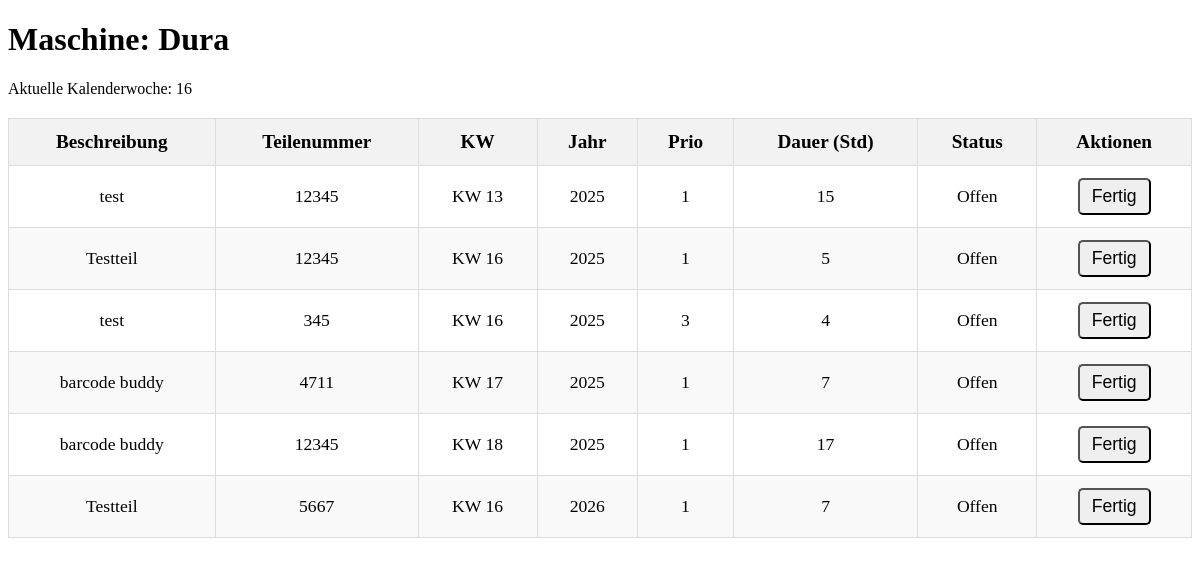
Before: /maschine/1 with the older database file.
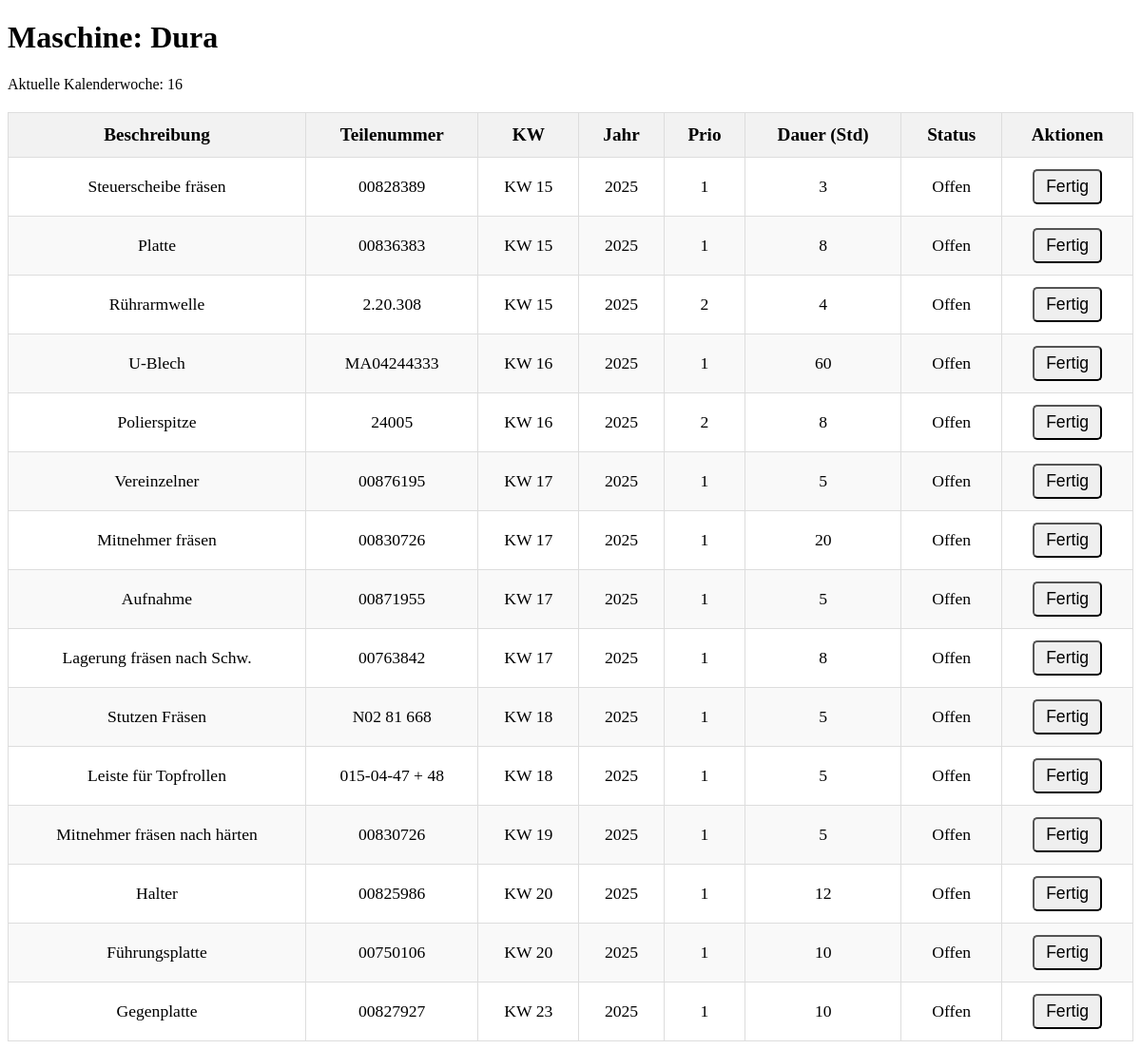
After: the same page with the newer database file.
### app.py (models this page shows, shortened)
class Machine(db.Model):
    __tablename__ = 'machine'
    id = db.Column(db.Integer, primary_key=True)
    name = db.Column(db.String(255), nullable=False)

class Task(db.Model):
    __tablename__ = 'task'
    id = db.Column(db.Integer, primary_key=True)
    machine_id = db.Column(db.Integer, db.ForeignKey('machine.id'), nullable=False)
    part_number = db.Column(db.String(50))
    description = db.Column(db.String(200))
    duration_hours = db.Column(db.Integer)
    kw = db.Column(db.Integer)
    year = db.Column(db.Integer)  # Spalte für das Jahr
    prio = db.Column(db.Integer)  # Neue Spalte für Priorität
    status = db.Column(db.String(50))
    machine = db.relationship('Machine', backref=db.backref('tasks', lazy=True))

### app.py (the view, shortened to what this page needs)
@app.route('/maschine/<int:machine_id>', methods=['GET', 'POST'])
def maschine_view(machine_id):
    machine = Machine.query.get_or_404(machine_id)
    tasks = Task.query.filter(Task.machine_id == machine_id, Task.status != 'Fertig').order_by(Task.year, Task.kw, Task.prio).all()
    current_week = get_current_week()
    return render_template('maschine_view.html', machine=machine, tasks=tasks, current_week=current_week)

### app.py (called while the page is built)
def get_current_week():
    today = datetime.today()
    return today.isocalendar()[1]

### templates/maschine_view.html (shortened to what this page needs)
<!DOCTYPE html>
<html lang="de">
<head>
</head>
<body>
<h1>Maschine: {{ machine.name }}</h1>
<p>Aktuelle Kalenderwoche: {{ current_week }}</p>
<table>
  <thead>
    <tr>
      <th>Beschreibung</th>
      <th>Teilenummer</th>
      <th>KW</th>
      <th>Jahr</th>
      <th>Prio</th>
      <th>Dauer (Std)</th>
      <th>Status</th>
      <th>Aktionen</th>
    </tr>
  </thead>
  <tbody>
    {% for task in tasks %}
      <tr>
        <td>{{ task.description }}</td>
        <td>{{ task.part_number }}</td>
        <td>KW {{ task.kw }}</td>
        <td>{{ task.year }}</td>
        <td>{{ task.prio }}</td>
        <td>{{ task.duration_hours }}</td>
        <td>{{ task.status }}</td>
        <td>
          {% if task.status != 'Fertig' %}
            <form method="POST" action="{{ url_for('maschine_view', machine_id=machine.id) }}">
              <button type="submit">Fertig</button>
            </form>
          {% endif %}
        </td>
      </tr>
    {% endfor %}
  </tbody>
</table>
</body>
</html>

### templates/maschine_view.html (style rules this page uses)
table { width: 100%; border-collapse: collapse; margin-top: 20px; }
th, td { padding: 12px 15px; text-align: center; border: 1px solid #ddd; font-size: 1.2em; }
th { background-color: #f2f2f2; font-weight: bold; }
tr:nth-child(even) { background-color: #f9f9f9; }
td { font-size: 1.1em; }
button { padding: 6px 12px; font-size: 1em; border-radius: 5px; cursor: pointer; }

Changed rows visible on the page:
changed Task: description "Testteil" → "Steuerscheibe fräsen"; part_number "12345" → "00828389"; kw "16" → "15"; duration_hours "5" → "3"
changed Task: description "Testteil" → "Platte"; part_number "5667" → "00836383"; kw "16" → "15"; year "2026" → "2025"; duration_hours "7" → "8"; moves up the list
changed Task: description "test" → "Rührarmwelle"; part_number "345" → "2.20.308"; kw "16" → "15"; prio "3" → "2"
changed Task: description "barcode buddy" → "U-Blech"; part_number "4711" → "MA04244333"; kw "17" → "16"; duration_hours "7" → "60"
changed Task: description "test" → "Polierspitze"; part_number "12345" → "24005"; kw "13" → "16"; prio "1" → "2"; duration_hours "15" → "8"; moves down the list
changed Task: description "barcode buddy" → "Vereinzelner"; part_number "12345" → "00876195"; kw "18" → "17"; duration_hours "17" → "5"
added Task: description "Mitnehmer fräsen", part_number "00830726", kw "17", year "2025", prio "1", duration_hours "20", status "Offen"
added Task: description "Aufnahme", part_number "00871955", kw "17", year "2025", prio "1", duration_hours "5", status "Offen"
added Task: description "Lagerung fräsen nach Schw.", part_number "00763842", kw "17", year "2025", prio "1", duration_hours "8", status "Offen"
added Task: description "Stutzen Fräsen", part_number "N02 81 668", kw "18", year "2025", prio "1", duration_hours "5", status "Offen"
added Task: description "Leiste für Topfrollen", part_number "015-04-47 + 48", kw "18", year "2025", prio "1", duration_hours "5", status "Offen"
added Task: description "Mitnehmer fräsen nach härten", part_number "00830726", kw "19", year "2025", prio "1", duration_hours "5", status "Offen"
added Task: description "Halter", part_number "00825986", kw "20", year "2025", prio "1", duration_hours "12", status "Offen"
added Task: description "Führungsplatte", part_number "00750106", kw "20", year "2025", prio "1", duration_hours "10", status "Offen"
added Task: description "Gegenplatte", part_number "00827927", kw "23", year "2025", prio "1", duration_hours "10", status "Offen"
